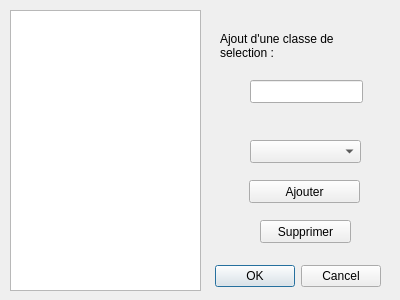
<?xml version="1.0" encoding="UTF-8"?>
<ui version="4.0">
 <class>Dialog</class>
 <widget class="QDialog" name="Dialog">
  <property name="geometry">
   <rect>
    <x>0</x>
    <y>0</y>
    <width>400</width>
    <height>300</height>
   </rect>
  </property>
  <property name="windowTitle">
   <string>Dialog</string>
  </property>
  <widget class="QDialogButtonBox" name="buttonBox">
   <property name="geometry">
    <rect>
     <x>40</x>
     <y>260</y>
     <width>341</width>
     <height>32</height>
    </rect>
   </property>
   <property name="orientation">
    <enum>Qt::Horizontal</enum>
   </property>
   <property name="standardButtons">
    <set>QDialogButtonBox::Cancel|QDialogButtonBox::Ok</set>
   </property>
  </widget>
  <widget class="QListWidget" name="List">
   <property name="geometry">
    <rect>
     <x>10</x>
     <y>10</y>
     <width>191</width>
     <height>281</height>
    </rect>
   </property>
  </widget>
  <widget class="QLineEdit" name="NomClasse">
   <property name="geometry">
    <rect>
     <x>250</x>
     <y>80</y>
     <width>113</width>
     <height>23</height>
    </rect>
   </property>
  </widget>
  <widget class="QComboBox" name="Langue">
   <property name="geometry">
    <rect>
     <x>250</x>
     <y>140</y>
     <width>111</width>
     <height>23</height>
    </rect>
   </property>
  </widget>
  <widget class="QPushButton" name="add">
   <property name="geometry">
    <rect>
     <x>249</x>
     <y>180</y>
     <width>111</width>
     <height>23</height>
    </rect>
   </property>
   <property name="text">
    <string>Ajouter</string>
   </property>
  </widget>
  <widget class="QLabel" name="label">
   <property name="geometry">
    <rect>
     <x>220</x>
     <y>20</y>
     <width>171</width>
     <height>51</height>
    </rect>
   </property>
   <property name="text">
    <string>Ajout d'une classe de 
selection :</string>
   </property>
  </widget>
  <widget class="QPushButton" name="Supprimer">
   <property name="geometry">
    <rect>
     <x>260</x>
     <y>220</y>
     <width>91</width>
     <height>23</height>
    </rect>
   </property>
   <property name="text">
    <string>Supprimer</string>
   </property>
  </widget>
 </widget>
 <resources/>
 <connections>
  <connection>
   <sender>buttonBox</sender>
   <signal>accepted()</signal>
   <receiver>Dialog</receiver>
   <slot>accept()</slot>
   <hints>
    <hint type="sourcelabel">
     <x>248</x>
     <y>254</y>
    </hint>
    <hint type="destinationlabel">
     <x>157</x>
     <y>274</y>
    </hint>
   </hints>
  </connection>
  <connection>
   <sender>buttonBox</sender>
   <signal>rejected()</signal>
   <receiver>Dialog</receiver>
   <slot>reject()</slot>
   <hints>
    <hint type="sourcelabel">
     <x>316</x>
     <y>260</y>
    </hint>
    <hint type="destinationlabel">
     <x>286</x>
     <y>274</y>
    </hint>
   </hints>
  </connection>
 </connections>
</ui>
